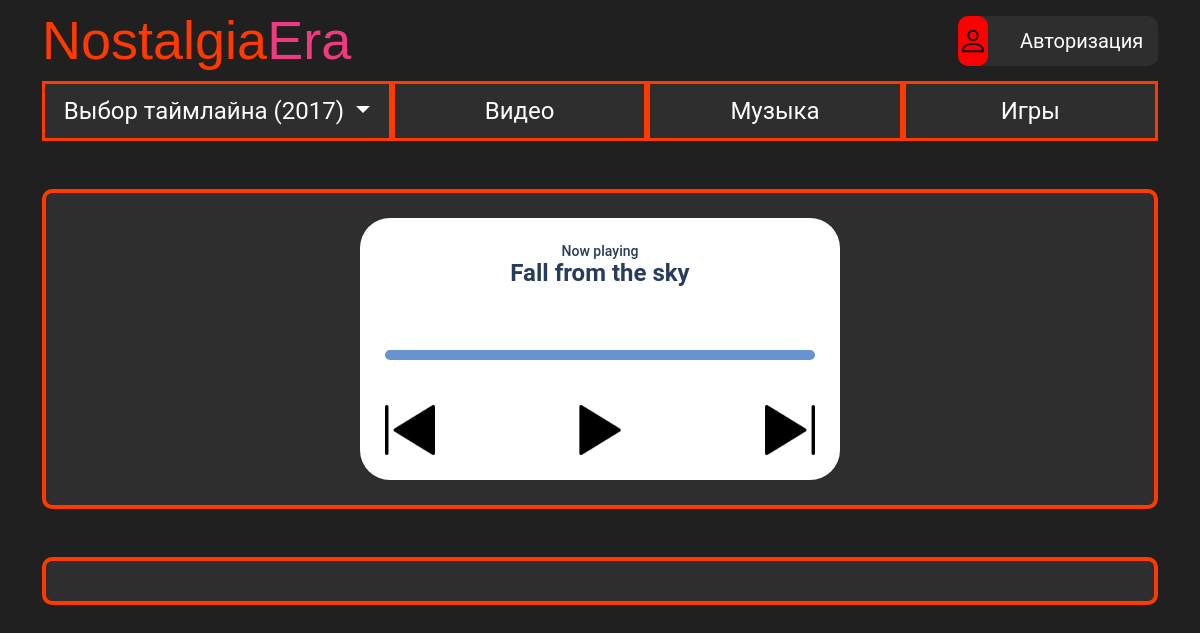
Page /music/ on the earlier database version.
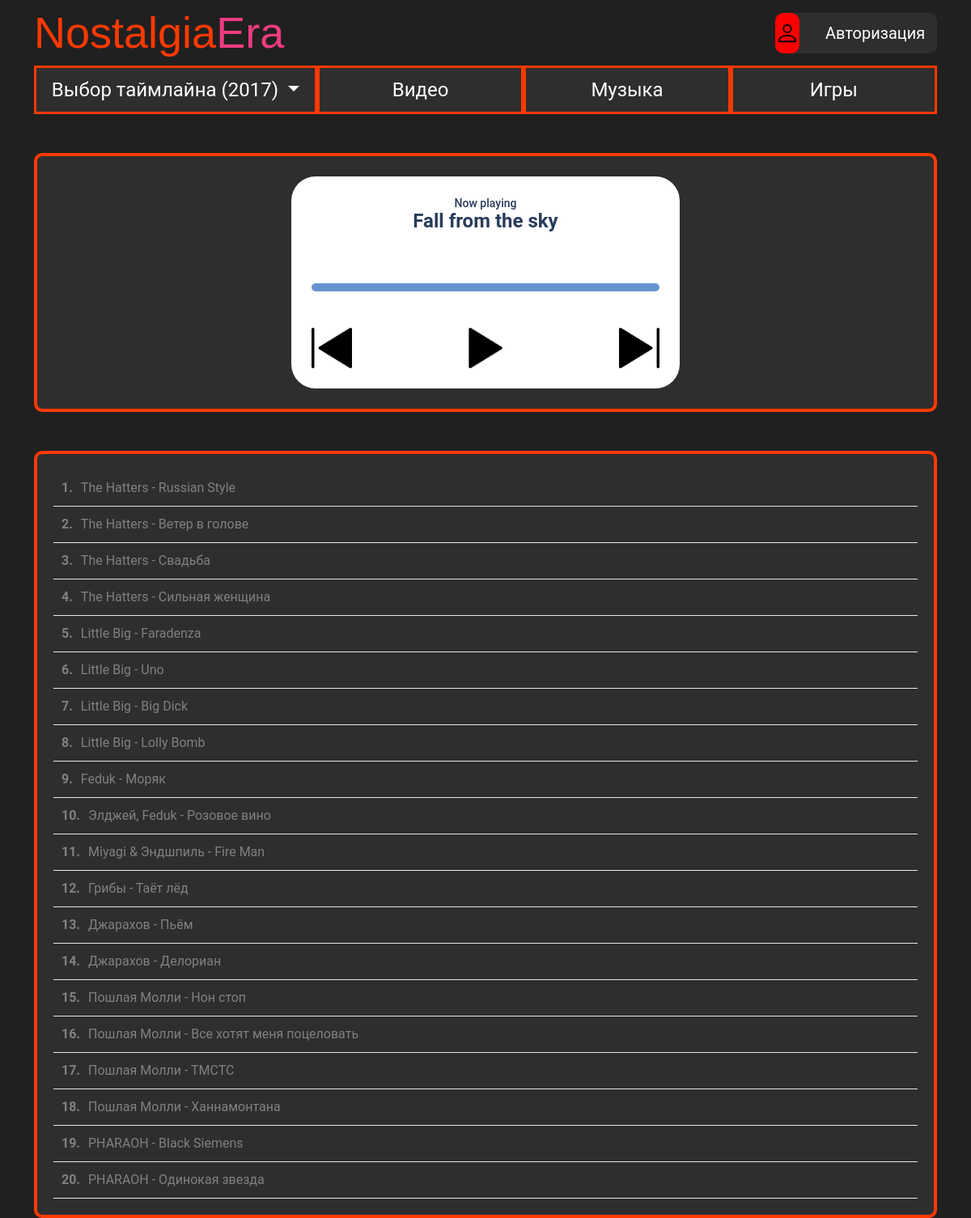
Same page on the later database version.
### music/models.py (models this page shows, shortened)
class Track(models.Model):
    year = models.ForeignKey(YearFilter, related_name='products', on_delete=models.CASCADE, null=True)
    title = models.CharField(max_length=255)
    file = models.FileField(upload_to='tracks/')  # путь к аудиофайлу
    order = models.PositiveIntegerField(default=0, blank=True)  # порядок воспроизведения, если нужно
    class Meta:
        verbose_name = 'Добавление музыки'

### music/views.py (the view)
# urls.py: path('', music_list, name='musics_index'),
def music_list(request, year_slug=None):
    if not year_slug:
        year_slug = getattr(request, 'global_year_slug', '2017')
    year = get_object_or_404(YearFilter, slug=year_slug)
    musics = Track.objects.filter(year=year)
    return render(request, "music/index.html", {
        "musics": musics,
        'year': year,
        'selected_year': year_slug  # для совместимости
    })

### mysite/context_processors.py (called while the page is built)
def global_year_filter(request):
    return {
        'global_year': getattr(request, 'global_year', '2017'),
        'global_year_slug': getattr(request, 'global_year_slug', '2017'),
        'available_years': [
            {'value': '2017', 'name': '2017'},
            {'value': '2007', 'name': '2007'},
            {'value': '1997', 'name': '1997'},
        ]
    }

### music/templates/music/index.html (shortened to what this page needs)
{% extends 'layouts/base.html' %}
{% load static %}
{% block content %}
<div class="container">
    <div class="row">
        <div class="col col-xl-12 mt-5">
            <div class="wrapper">
                <div class="player" data-year="{{ year.slug }}">
                    <div class="title">Now playing</div>
                    <div class="song">Fall from the sky</div>
                    <div class="progress_container">
                    </div>
                    <div class="buttons-player">
                        <div class="btn-prev"> <img class="btn-player" src='{% static "icons/prev.png" %}' alt="prevpng"></div>
                        <div class="btn-play"><img class="btn-player img_src" src='{% static "icons/play.png" %}' alt="playpng"></div>
                        <div class="btn-next"><img class="btn-player" src='{% static "icons/next.png" %}' alt="nextpng"></div>
                    </div>
                </div>
            </div>
        </div>
    </div>
</div>
<div class="container">
    <div class="row">
        <div class="col col-xl-12 mt-5">
            <div class="track-list">
                {% for music in musics %}
                    <div class="track-item" data-index="{{ forloop.counter0 }}">
                        <span class="track-number"> {{ forloop.counter }}.</span>
                        <span class="track-title">{{ music.title }}</span>
                    </div>
                {% endfor %}
            </div>
        </div>
    </div>
</div>
{% endblock %}

Differences in the rows shown:
added Track: title "The Hatters - Russian Style"
added Track: title "The Hatters - Ветер в голове"
added Track: title "The Hatters - Свадьба"
added Track: title "The Hatters - Сильная женщина"
added Track: title "Little Big - Faradenza"
added Track: title "Little Big - Uno"
added Track: title "Little Big - Big Dick"
added Track: title "Little Big - Lolly Bomb"
added Track: title "Feduk - Моряк"
added Track: title "Элджей, Feduk - Розовое вино"
added Track: title "Miyagi & Эндшпиль - Fire Man"
added Track: title "Грибы - Таёт лёд"
added Track: title "Джарахов - Пьём"
added Track: title "Джарахов - Делориан"
added Track: title "Пошлая Молли - Нон стоп"
added Track: title "Пошлая Молли - Все хотят меня поцеловать"
added Track: title "Пошлая Молли - ТМСТС"
added Track: title "Пошлая Молли - Ханнамонтана"
added Track: title "PHARAOH - Black Siemens"
added Track: title "PHARAOH - Одинокая звезда"
